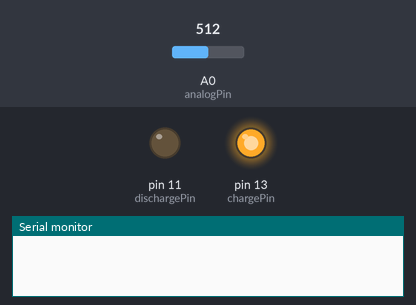
Simulated run of this sketch. Board: Arduino Uno, built with avr-gcc and run on an emulated ATmega328P. Shown: output pins drawn as LEDs (lit = HIGH), the last lines printed to the serial monitor. The inputs (shaded band) are chosen by the test bench; at power-on: A0 (analogPin) = 512.

Above: at 1.2 s.
1.3 s: A0 (analogPin) set to 637
2.8 s: A0 (analogPin) set to 659
At 4.0 s:
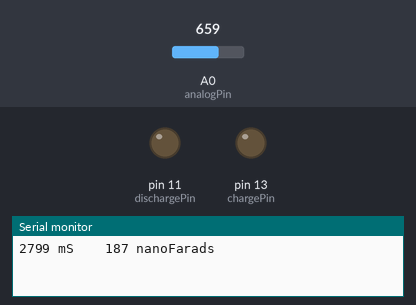
4.3 s: A0 (analogPin) set to 0
At 5.3 s:
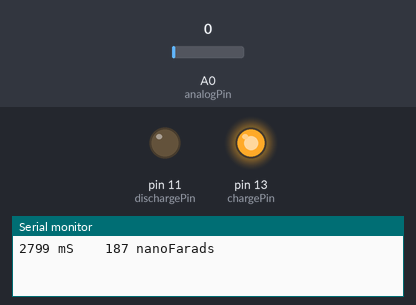
5.8 s: A0 (analogPin) set to 658
At 6.3 s:
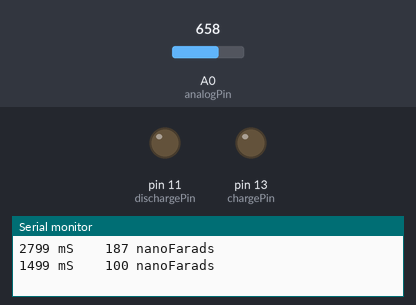
Timing chart, 0 to 8.3 s (numbered marks = the images above; inputs shaded):
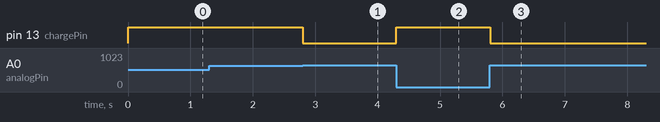

Measured:
- the behaviour switches between 647 and 648 on A0 (analogPin) (found by bisection; images 0 and 1)
- after the input at 1.3 s, every drawn part: stays the same
- after the input at 2.8 s, pin 13 (chargePin): HIGH → LOW at once
- after the input at 4.3 s, pin 13 (chargePin): LOW → HIGH at once
- after the input at 5.8 s, pin 13 (chargePin): HIGH → LOW at once

The sketch:

Capacitance_Meter.ino
```cpp
/*  RCTiming_capacitance_meter
 *   Paul Badger 2008
 *  Demonstrates use of RC time constants to measure the value of a capacitor
 *
 * Theory   A capcitor will charge, through a resistor, in one time constant, defined as T seconds where
 *    TC = R * C
 *
 *    TC = time constant period in seconds
 *    R = resistance in ohms
 *    C = capacitance in farads (1 microfarad (ufd) = .0000001 farad = 10^-6 farads )
 *
 *    The capacitor's voltage at one time constant is defined as 63.2% of the charging voltage.
 *
 *  Hardware setup:
 *  Test Capacitor between common point and ground (positive side of an electrolytic capacitor  to common)
 *  Test Resistor between chargePin and common point
 *  220 ohm resistor between dischargePin and common point
 *  Wire between common point and analogPin (A/D input)
 */

#define analogPin      0          // analog pin for measuring capacitor voltage
#define chargePin      13         // pin to charge the capacitor - connected to one end of the charging resistor
#define dischargePin   11         // pin to discharge the capacitor
#define resistorValue  14920000.0F   // change this to whatever resistor value you are using
                                  // F formatter tells compliler it's a floating point value

unsigned long startTime;
unsigned long elapsedTime;
float microFarads;                // floating point variable to preserve precision, make calculations
float nanoFarads;
float picoFarads;
void setup(){
  pinMode(chargePin, OUTPUT);     // set chargePin to output
  digitalWrite(chargePin, LOW);

  Serial.begin(9600);             // initialize serial transmission for debugging
}

void loop(){
  digitalWrite(chargePin, HIGH);  // set chargePin HIGH and capacitor charging
  startTime = millis();

  while(analogRead(analogPin) < 648){       // 647 is 63.2% of 1023, which corresponds to full-scale voltage
  }

  elapsedTime= millis() - startTime;
 // convert milliseconds to seconds ( 10^-3 ) and Farads to microFarads ( 10^6 ),  net 10^3 (1000)
  microFarads = ((float)elapsedTime / resistorValue) * 1000;
  Serial.print(elapsedTime);       // print the value to serial port
  Serial.print(" mS    ");         // print units and carriage return


  if (microFarads > 1){
    Serial.print((long)microFarads);       // print the value to serial port
    Serial.println(" microFarads");         // print units and carriage return
  }
  else
  {
    // if value is smaller than one microFarad, convert to nanoFarads (10^-9 Farad).
    // This is  a workaround because Serial.print will not print floats

    nanoFarads = microFarads * 1000.0;      // multiply by 1000 to convert to nanoFarads (10^-9 Farads)
    if(nanoFarads > 1){
      Serial.print((long)nanoFarads);         // print the value to serial port
      Serial.println(" nanoFarads");          // print units and carriage return
    }else{
      picoFarads = nanoFarads * 1000.0;
      Serial.print((long)picoFarads);         // print the value to serial port
      Serial.println(" picoFarads");
    }
  }

  /* dicharge the capacitor  */
  digitalWrite(chargePin, LOW);             // set charge pin to  LOW
  pinMode(dischargePin, OUTPUT);            // set discharge pin to output
  digitalWrite(dischargePin, LOW);          // set discharge pin LOW
  while(analogRead(analogPin) > 0){         // wait until capacitor is completely discharged
  }

  pinMode(dischargePin, INPUT);            // set discharge pin back to input
}
```
